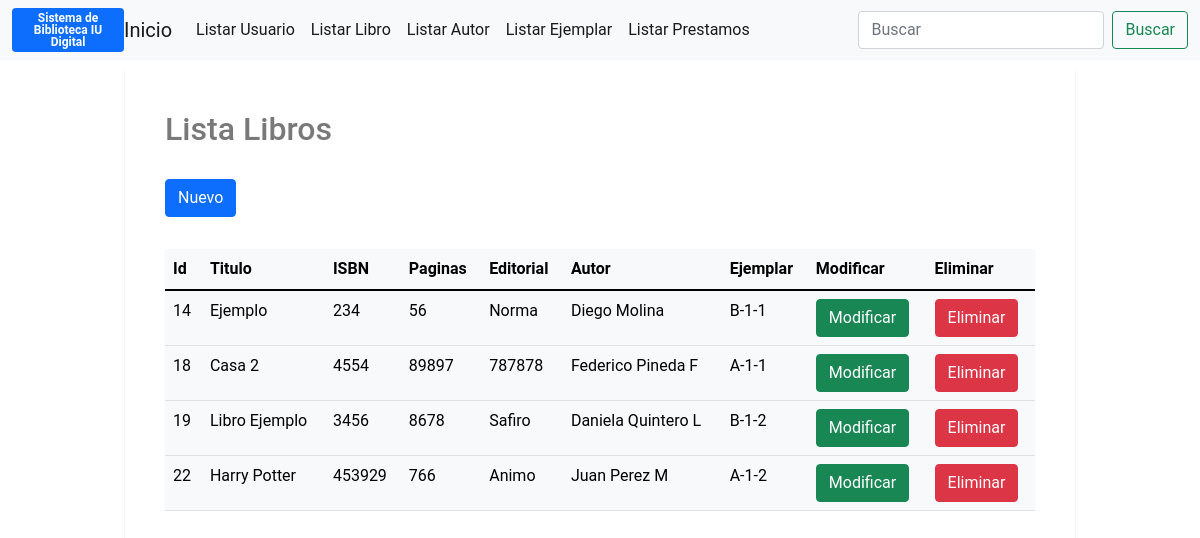
/view/listarLibro.php, run on the app's committed database.
### tables this page shows
CREATE TABLE `libro` (
  `id` int(11) NOT NULL,
  `titulo` text NOT NULL,
  `isbn` int(20) NOT NULL,
  `id_autor` int(11) NOT NULL,
  `paginas` int(11) NOT NULL,
  `editorial` varchar(20) NOT NULL,
  `id_ejemplar` int(11) NOT NULL
);

CREATE TABLE `autor` (
  `id` int(11) NOT NULL,
  `nombre` varchar(150) NOT NULL
);

CREATE TABLE `ejemplar` (
  `id` int(11) NOT NULL,
  `localizacion` varchar(150) NOT NULL
);

### Model/clsConexion.php (called while the page is built, shortened)
<?php
class Conexion{
	private $host;
	private $user;
	private $password;
	private $database;
	private $conn;
	public function __construct(){
		$this->host = HOST;
		$this->user = USER;
		$this->password = PASSWORD;
		$this->database = DATABASE;
	}
	public function CrearConexionSin(){
		$this->conn = new mysqli($this->host,$this->user,$this->password,$this->database);
	}
	public function EjecutarSQL($sql){
		$result = $this->conn->query($sql);
		return $result;
	}
}
?>

### View/listarLibro.php (the view, shortened to what this page needs)
<!doctype html>
<html lang="es">
  <head>
    <link href="https://cdn.jsdelivr.net/npm/bootstrap@5.1.1/dist/css/bootstrap.min.css" rel="stylesheet">
    <link rel="stylesheet" type="text/css" href="../css/estilos.css">
  </head>
  <body>
<nav class="navbar navbar-expand-lg navbar-light bg-light">
          <div class="container-fluid">
                <div class="badge bg-primary text-wrap" style="width: 7rem;">
                Sistema de Biblioteca IU Digital
                </div>
                <a class="navbar-brand" href="../index.php">Inicio</a>
                <div class="collapse navbar-collapse" id="navbarTogglerDemo03">
                  <ul class="navbar-nav me-auto mb-2 mb-lg-0">
                <li class="nav-item">
                <a class="nav-link active" aria-current="page" href="listarUsuario.php">Listar Usuario</a>
                </li>
                <li class="nav-item">
                <a class="nav-link active" aria-current="page" href="listarLibro.php">Listar Libro</a>
                </li>
                <li class="nav-item">
                <a class="nav-link active" aria-current="page" href="listarAutor.php">Listar Autor</a>
                </li>
                <li class="nav-item">
                <a class="nav-link active" aria-current="page" href="listarEjemplar.php">Listar Ejemplar</a>
                </li>
                <li class="nav-item">
                <a class="nav-link active" aria-current="page" href="listarPrestamo.php">Listar Prestamos</a>
                </li>
                  </ul>
        <form class="d-flex">
          <input class="form-control me-2" type="search" placeholder="Buscar" aria-label="Search">
          <button class="btn btn-outline-success" type="submit">Buscar</button>
        </form>
                </div>
          </div>
      </nav>
<div class="container">
        <div class="login-container">
          <div class="register">
            <h2>Lista Libros</h2>
            <div class="row">
                <div class="col-lg-12">
                    <a href="libro.php"><button class="btn btn-primary mb-2" type="button" >Nuevo</button></a>
                    <div class="table-responsive">
                        <table class="table table-light mt-4" id="table">
                            <thead class="thead-dark">
                                <tr>
                                    <th>Id</th>
                                    <th>Titulo</th>
                                    <th>ISBN</th>
                                    <th>Paginas</th>
                                    <th>Editorial</th>
                                    <th>Autor</th>
                                    <th>Ejemplar</th>
                                    <th>Modificar</th>
                                    <th>Eliminar</th>
                                </tr>
                            </thead>
                            <tbody>
                               <?php
                               include('../Model/clsConexion.php');
                               $conn = new Conexion();
                                $conn->CrearConexionSin();
                                $sql = "SELECT  l.id,  l.titulo, l.isbn, l.id_autor, a.nombre, l.paginas, l.editorial, e.localizacion
                                        FROM libro l
                                        inner join autor a on a.id = l.id_autor
                                        inner join ejemplar e on e.id = l.id_ejemplar";
                                $result = $conn->EjecutarSQL($sql);
                                while($registrolibros = $result->fetch_array(MYSQLI_BOTH))
                                  {
                                    echo "<tr>";
                                        echo "<td>"; echo $registrolibros["id"]; echo "</td>";
                                        echo "<td>"; echo $registrolibros["titulo"]; echo "</td>";
                                        echo "<td>"; echo $registrolibros["isbn"]; echo "</td>";
                                        echo "<td>"; echo $registrolibros["paginas"]; echo "</td>";
                                        echo "<td>"; echo $registrolibros["editorial"]; echo "</td>";
                                        echo "<td>"; echo $registrolibros["nombre"]; echo "</td>";
                                        echo "<td>"; echo $registrolibros["localizacion"]; echo "</td>";
                                        echo "<td><a href='actualizarLibro.php?id=".$registrolibros['id']."&titulo=".$registrolibros['titulo']."&isbn=".$registrolibros['isbn']."&paginas=".$registrolibros['paginas']."&editorial=".$registrolibros['editorial']."&nombre=".$registrolibros['nombre']."&localizacion=".$registrolibros['localizacion']."'> <button class='btn btn-success' type='button'>Modificar</button></a>
                                            </td>";
                                        echo "<td><a href='../Controller/LibroController.php?id=".$registrolibros['id']."&titulo=".$registrolibros['titulo']."'> <button class='btn btn-danger' type='submit' name='Eliminar'>Eliminar</button></a>
                                            </td>";
                                     echo "</tr>";
                                  }
                               ?>
                            </tbody>
                        </table>
                    </div>
          </div>
        </div>
    </div>
  </body>
</html>

### css/estilos.css (style rules this page uses)
* { padding: 0; background-origin: border-box; font-family: 'Roboto', sans-serif; }
body { bottom: #f1f1f1; }
.container { width: 100%; height: 100vh; padding: 10px; display: flex; justify-content: center; }
.login-container { display: flex; width: 950px; height: auto; background: #fff; box-shadow: 0 1px 1px 0 rgba(0,0,0,.2); }
.register, .login { flex: 1; }
.register { padding: 40px; position: relative; }
.register h2 { color: #797979; margin-bottom: 30px; }

### data on the page
libro: id "14", titulo "Ejemplo", isbn "234", paginas "56", editorial "Norma", id_autor.nombre "Diego Molina", id_ejemplar.localizacion "B-1-1"
libro: id "18", titulo "Casa 2", isbn "4554", paginas "89897", editorial "787878", id_autor.nombre "Federico Pineda F", id_ejemplar.localizacion "A-1-1"
libro: id "19", titulo "Libro Ejemplo", isbn "3456", paginas "8678", editorial "Safiro", id_autor.nombre "Daniela Quintero L", id_ejemplar.localizacion "B-1-2"
libro: id "22", titulo "Harry Potter", isbn "453929", paginas "766", editorial "Animo", id_autor.nombre "Juan Perez M", id_ejemplar.localizacion "A-1-2"
